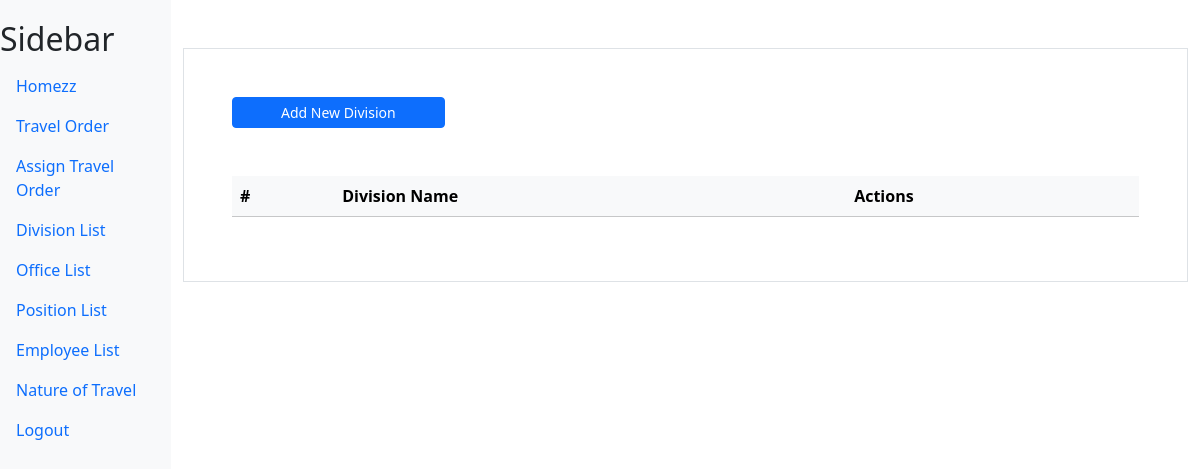
Page /division/ (signed in) on the earlier database version.
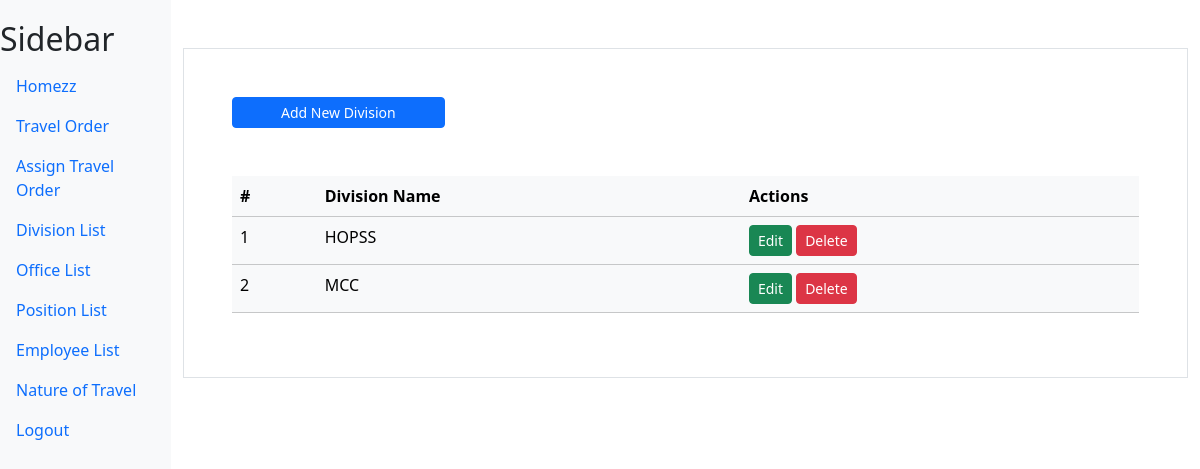
Same page on the later database version.
### myapp/models.py (models this page shows)
class Division(models.Model):
    division_name = models.CharField(max_length=100, verbose_name="Division")

### myapp/views.py (the view, shortened to what this page needs)
# urls.py: path('division/',views.division,name='division'),
@login_required
def division(request):
    division = Division.objects.all()
    context = {"division_list":division}
    return render(request,'myapp/division.html',context)

### myapp/templates/myapp/division.html (shortened to what this page needs)
{% extends "myapp/base.html" %}
{% block content %}
<div class="container mt-5 p-5 border">
    <div class="">
        <a href="" class="btn btn-primary px-5 btn-sm" data-bs-toggle="modal" data-bs-target="#addModal">Add New Division</a>
    </div>
    <table class="table mt-5 table-light">
        <thead>
          <tr>
            <th scope="col">#</th>
            <th scope="col">Division Name</th>
            <th scope="col">Actions</th>
           </tr>
        </thead>
        <tbody>
          {%for div in division_list%}
          <tr>
            <td>{{forloop.counter}}</td>
            <td>{{div.division_name}}</td>
            <td>
                <a href="" class="btn btn-success btn-sm" data-bs-toggle="modal" data-bs-target="#updateModal_{{div.id}}">Edit</a>
                <a href="" class="btn btn-danger btn-sm" data-bs-toggle="modal" data-bs-target="#deleteModal_{{div.id}}">Delete</a>
            </td>
          </tr>
          {%endfor%}
        </tbody>
      </table>
</div>
{% endblock content %}

Differences in the rows shown:
added Division: division_name "HOPSS"
added Division: division_name "MCC"
